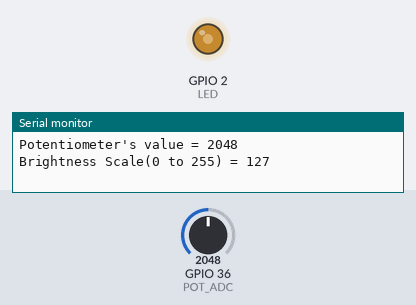
This sketch was run on a simulated ESP32. Shown: output pins drawn as LEDs (lit = HIGH), the last lines printed to the serial monitor. The inputs (shaded band) are chosen by the test bench; at power-on: GPIO 36 (POT_ADC) = 2048.

Above: at 1.2 s.
1.3 s: GPIO 36 (POT_ADC) set to 2866
At 2.5 s:
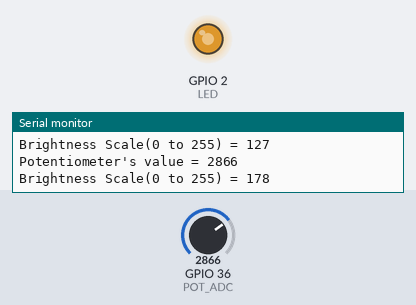
2.8 s: GPIO 36 (POT_ADC) set to 3603
At 3.9 s:
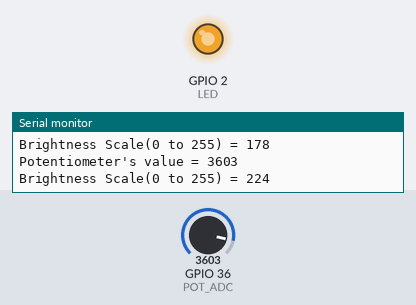
4.3 s: GPIO 36 (POT_ADC) set to 491
At 5.1 s:
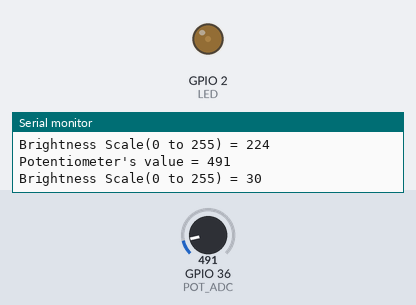
5.8 s: GPIO 36 (POT_ADC) set to 0
At 6.3 s:
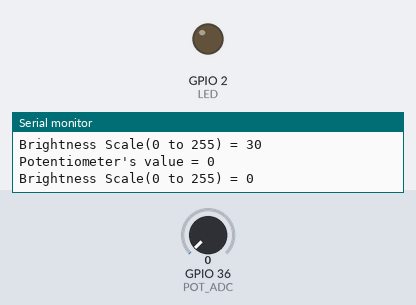
7.3 s: GPIO 36 (POT_ADC) set to 2047
At 8.8 s:
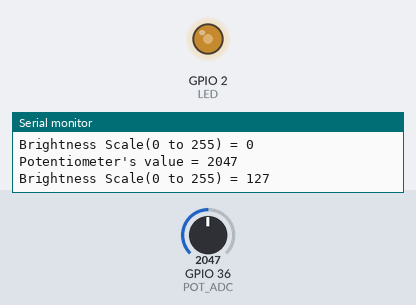
Timing chart, 0 to 9.8 s (numbered marks = the images above; inputs shaded):
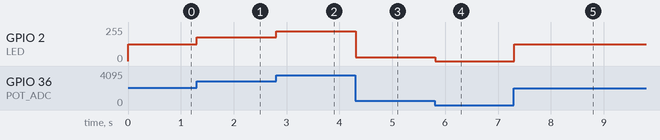

The sketch:

005PotentiometerLedControl.ino
```cpp
//NodeMCU ESP32S ESP-WROOM-32
//Umur Dinçer
//potentiometer led control

#define LED 2
#define POT_ADC 36
int previousValue;

void setup() {
Serial.begin(115200);
pinMode(LED, OUTPUT);

}

void loop() {
int potValue = analogRead(POT_ADC);
int brightness = map(potValue, 0 , 4095, 0, 255);

analogWrite(LED, brightness);

if(brightness != previousValue){
Serial.print("Potentiometer's value = ");
Serial.print(potValue);
Serial.print("\n");
Serial.print("Brightness Scale(0 to 255) = ");
Serial.print(brightness);
Serial.print("\n");
}
previousValue = brightness;
delay(100);
}
```

Measured:
- after the input at 1.3 s, GPIO 2 (LED): 127/255 → 178/255 at once
- after the input at 2.8 s, GPIO 2 (LED): 178/255 → 224/255 at once
- after the input at 4.3 s, GPIO 2 (LED): 224/255 → 30/255 at once
- after the input at 5.8 s, GPIO 2 (LED): 30/255 → 0/255 at once
- after the input at 7.3 s, GPIO 2 (LED): 0/255 → 127/255 at once
